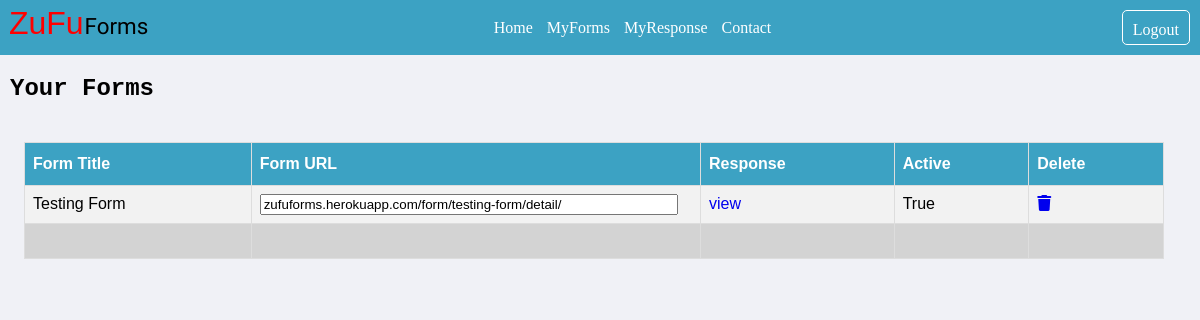
/form/viewall/ (signed in), run on an earlier commit of the app's database.
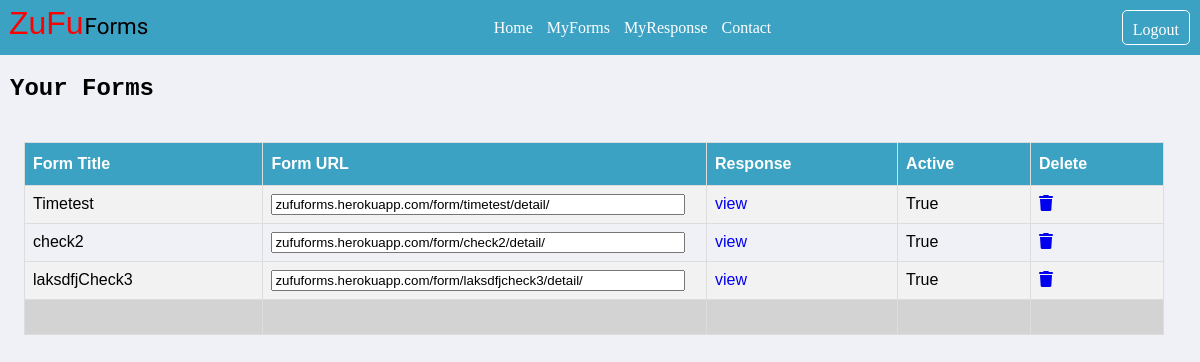
And on a later commit of the database.
### home/models.py (models this page shows, shortened)
class BlankForm(models.Model):
    creator = models.ForeignKey(User, on_delete=models.CASCADE)
    data = models.TextField()
    title = models.CharField(max_length=100)
    active = models.BooleanField(default=True)
    formtimer = models.IntegerField(default=0)
    slug = models.SlugField(unique=True)

### home/views.py (the view)
# urls.py: path('form/viewall/',view_allform,name='web-viewall'),
@login_required
def view_allform(request):
    log_user = get_object_or_404(User,username=request.user)
    form = BlankForm.objects.filter(creator=log_user)
    return render(request,'home/viewall.html',{'allforms':form})

### templates/home/viewall.html (shortened to what this page needs)
{% extends 'home/base.html' %}
{% load static %}
{% block main-content %}
<div class="site-wrapper">
    <div class="otherform">
            <div class="created-by-you">
                <header><h2>Your Forms </h2></header>
                <table>
                    <tr>
                        <th><strong>Form Title</strong></th>
                        <th><strong>Form URL</strong></th>
                        <th><strong>Response</strong></th>
                        <th><strong>Active</strong></th>
                        <th><strong>Delete</strong></th>
                    </tr>
                    {% for form in allforms %}
                    {% if form.active %}
                        <tr>
                    {% else %}
                        <tr style="background-color: red;color:white">
                    {% endif%}
                        <td><a href="{% url 'web-detail' form.slug %}" style="color:black;"> {{ form.title }} </a>
                        </td>
                        <td class="tdinput">
                            <input type="text" value="zufuforms.herokuapp.com{% url 'web-detail' form.slug %}" class='tooltip' onclick="copyme(this)" readonly>
                        </td>
                        <td><a href="{% url 'web-view-response' form.slug %}">view</a></td>
                        <td> {{ form.active }} </td>
                        <td><a href="{% url 'web-delete-form' form.slug %}"><i class='fas fa-trash'></i></a></td>
                    </tr>
                    {% endfor %}
                    <tr>
                        <td style="background-color:lightgrey">&nbsp;&nbsp;</td>
                        <td style="background-color:lightgrey">&nbsp;&nbsp;</td>
                        <td style="background-color:lightgrey">&nbsp;&nbsp;</td>
                        <td style="background-color:lightgrey">&nbsp;&nbsp;</td>
                        <td style="background-color:lightgrey">&nbsp;&nbsp;</td>
                    </tr>
                </table>
            </div>
        </div>
</div>
{% endblock main-content %}

What changed in the data, as far as the page shows it:
changed BlankForm: title "Testing Form" → "Timetest"; slug "zufuforms.herokuapp.com/form/testing-form/detail/" → "zufuforms.herokuapp.com/form/timetest/detail/"
added BlankForm: title "check2", slug "zufuforms.herokuapp.com/form/check2/detail/", active "True"
added BlankForm: title "laksdfjCheck3", slug "zufuforms.herokuapp.com/form/laksdfjcheck3/detail/", active "True"
